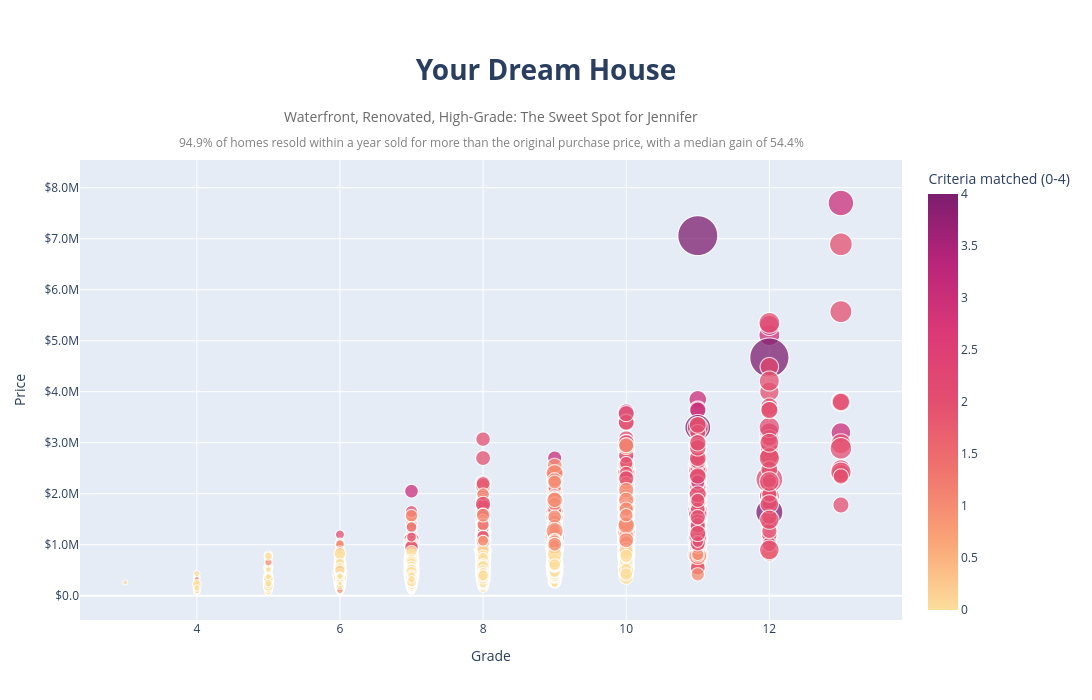

Notebook code cell kept with this figure:
### Markdown cell above
### Bringing it together: matching houses to Jennifer's criteria

Jennifer is a high-budget buyer looking to show off, planning to resell within a year. Her priorities are: **waterfront**, **renovated**, **high-grade**, and strong **resale performance**.

To find her ideal match, we combined these criteria into a single `match_score` (0–4) for every house, and visualized price against grade, with bubble size and color both scaling with how many of Jennifer's criteria a house satisfies. The biggest, brightest bubbles are houses that check every box.

The supporting stat, that the vast majority of quick resales (within a year) were profitable, with a solid median gain, reinforces that Jennifer's resale strategy is well supported by the data, not just by the properties that match her taste.

### Code cell
fig = px.scatter(
    plot_df,
    x="grade",
    y="price",
    color="match_score",
    size="bubble_size",
    size_max=40,
    color_continuous_scale="Sunsetdark",
    opacity=0.75,
    custom_data=["hover_text"],
    labels={"grade": "Grade", "price": "Price", "match_score": "Criteria matched (0-4)"},
    title="Price by grade — bigger, brighter bubbles match more of Jennifer's 4 criteria",
    width=1100,
    height=700,
)

fig.update_traces(mode="markers", hovertemplate="%{customdata[0]}<extra></extra>")

fig.update_layout(
    title=dict(
        text="<b>Your Dream House</b>",
        x=0.5,
        xanchor="center",
        font=dict(size=28),
    ),
    margin=dict(t=160),
    annotations=[
        dict(
            text="Waterfront, Renovated, High-Grade: The Sweet Spot for Jennifer",
            xref="paper", yref="paper",
            x=0.5, y=1.12,
            xanchor="center",
            showarrow=False,
            font=dict(size=14, color="dimgray"),
        ),
        dict(
            text="94.9% of homes resold within a year sold for more than the original purchase price, with a median gain of 54.4%",
            xref="paper", yref="paper",
            x=0.5, y=1.06,
            xanchor="center",
            showarrow=False,
            font=dict(size=12, color="gray"),
        ),
    ],
    yaxis=dict(
        tickprefix="$",
        tickformat=".2s",
    ),
)
fig.show()

### Figure 1 — Plotly figure (JSON) as saved in the notebook; plotly's stock layout.template omitted (floating-point values rounded to 4 significant figures; data arrays with more than 128 entries replaced by an {"elided": "..."} marker saying what was removed)
{"data": [{"customdata": {"elided": "19206x1 str values"}, "hovertemplate": "%{customdata[0]}<extra></extra>", "legendgroup": "", "marker": {"color": {"elided": "19206 int values"}, "coloraxis": "coloraxis", "opacity": 0.75, "size": {"elided": "19206 int values"}, "sizemode": "area", "sizeref": 18.82, "symbol": "circle"}, "mode": "markers", "name": "", "showlegend": false, "type": "scattergl", "x": {"elided": "19206 int values"}, "xaxis": "x", "y": {"elided": "19206 float values"}, "yaxis": "y"}], "layout": {"annotations": [{"font": {"color": "dimgray", "size": 14}, "showarrow": false, "text": "Waterfront, Renovated, High-Grade: The Sweet Spot for Jennifer", "x": 0.5, "xanchor": "center", "xref": "paper", "y": 1.12, "yref": "paper"}, {"font": {"color": "gray", "size": 12}, "showarrow": false, "text": "94.9% of homes resold within a year sold for more than the original purchase price, with a median gain of 54.4%", "x": 0.5, "xanchor": "center", "xref": "paper", "y": 1.06, "yref": "paper"}], "coloraxis": {"autocolorscale": false, "colorbar": {"title": {"text": "Criteria matched (0-4)"}}, "colorscale": [[0, "rgb(252, 222, 156)"], [0.1667, "rgb(250, 164, 118)"], [0.3333, "rgb(240, 116, 110)"], [0.5, "rgb(227, 79, 111)"], [0.6667, "rgb(220, 57, 119)"], [0.8333, "rgb(185, 37, 122)"], [1, "rgb(124, 29, 111)"]]}, "height": 700, "legend": {"itemsizing": "constant", "tracegroupgap": 0}, "margin": {"t": 160}, "title": {"font": {"size": 28}, "text": "<b>Your Dream House</b>", "x": 0.5, "xanchor": "center"}, "width": 1100, "xaxis": {"anchor": "y", "domain": [0, 1], "title": {"text": "Grade"}}, "yaxis": {"anchor": "x", "domain": [0, 1], "tickformat": ".2s", "tickprefix": "$", "title": {"text": "Price"}}}}
